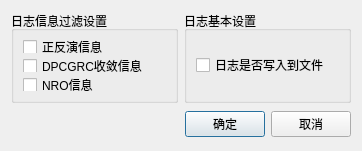
<?xml version="1.0" encoding="UTF-8"?>
<ui version="4.0">
 <class>DialogSetup</class>
 <widget class="QDialog" name="DialogSetup">
  <property name="geometry">
   <rect>
    <x>0</x>
    <y>0</y>
    <width>362</width>
    <height>151</height>
   </rect>
  </property>
  <property name="minimumSize">
   <size>
    <width>362</width>
    <height>151</height>
   </size>
  </property>
  <property name="maximumSize">
   <size>
    <width>362</width>
    <height>151</height>
   </size>
  </property>
  <property name="windowTitle">
   <string>设置</string>
  </property>
  <layout class="QVBoxLayout" name="verticalLayout">
   <item>
    <layout class="QHBoxLayout" name="horizontalLayout">
     <item>
      <widget class="QGroupBox" name="groupBox">
       <property name="title">
        <string>日志信息过滤设置</string>
       </property>
       <layout class="QGridLayout" name="gridLayout">
        <item row="0" column="0">
         <widget class="QCheckBox" name="checkBox_debugLog">
          <property name="text">
           <string>正反演信息</string>
          </property>
         </widget>
        </item>
        <item row="1" column="0">
         <widget class="QCheckBox" name="checkBox_DPCGRCLog">
          <property name="text">
           <string>DPCGRC收敛信息</string>
          </property>
         </widget>
        </item>
        <item row="2" column="0">
         <widget class="QCheckBox" name="checkBox_NroLog">
          <property name="text">
           <string>NRO信息</string>
          </property>
         </widget>
        </item>
       </layout>
      </widget>
     </item>
     <item>
      <widget class="QGroupBox" name="groupBox_2">
       <property name="title">
        <string>日志基本设置</string>
       </property>
       <layout class="QGridLayout" name="gridLayout_2">
        <item row="0" column="0">
         <widget class="QCheckBox" name="checkBox_isWriteFile">
          <property name="text">
           <string>日志是否写入到文件</string>
          </property>
         </widget>
        </item>
       </layout>
      </widget>
     </item>
    </layout>
   </item>
   <item>
    <layout class="QGridLayout" name="gridLayout_3">
     <property name="leftMargin">
      <number>0</number>
     </property>
     <property name="topMargin">
      <number>0</number>
     </property>
     <property name="rightMargin">
      <number>0</number>
     </property>
     <property name="bottomMargin">
      <number>0</number>
     </property>
     <item row="0" column="0">
      <spacer>
       <property name="orientation">
        <enum>Qt::Horizontal</enum>
       </property>
       <property name="sizeHint" stdset="0">
        <size>
         <width>131</width>
         <height>31</height>
        </size>
       </property>
      </spacer>
     </item>
     <item row="0" column="1">
      <widget class="QPushButton" name="okButton">
       <property name="text">
        <string>确定</string>
       </property>
      </widget>
     </item>
     <item row="0" column="2">
      <widget class="QPushButton" name="cancelButton">
       <property name="text">
        <string>取消</string>
       </property>
      </widget>
     </item>
    </layout>
   </item>
  </layout>
 </widget>
 <resources/>
 <connections>
  <connection>
   <sender>okButton</sender>
   <signal>clicked()</signal>
   <receiver>DialogSetup</receiver>
   <slot>accept()</slot>
   <hints>
    <hint type="sourcelabel">
     <x>229</x>
     <y>134</y>
    </hint>
    <hint type="destinationlabel">
     <x>96</x>
     <y>254</y>
    </hint>
   </hints>
  </connection>
  <connection>
   <sender>cancelButton</sender>
   <signal>clicked()</signal>
   <receiver>DialogSetup</receiver>
   <slot>reject()</slot>
   <hints>
    <hint type="sourcelabel">
     <x>310</x>
     <y>134</y>
    </hint>
    <hint type="destinationlabel">
     <x>179</x>
     <y>282</y>
    </hint>
   </hints>
  </connection>
  <connection>
   <sender>okButton</sender>
   <signal>clicked()</signal>
   <receiver>DialogSetup</receiver>
   <slot>onOkButton()</slot>
   <hints>
    <hint type="sourcelabel">
     <x>190</x>
     <y>126</y>
    </hint>
    <hint type="destinationlabel">
     <x>108</x>
     <y>122</y>
    </hint>
   </hints>
  </connection>
 </connections>
 <slots>
  <slot>onOkButton()</slot>
 </slots>
</ui>
